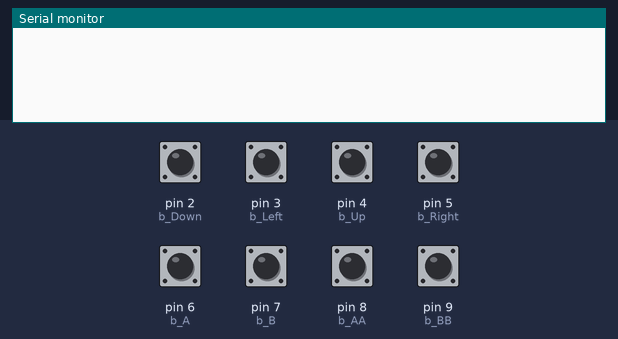
The sketch below on a simulated Arduino Uno, built with avr-gcc and run on an emulated ATmega328P. On the bench: the last lines printed to the serial monitor. The inputs (shaded band) are chosen by the test bench; at power-on: pin 2 (b_Down), pin 3 (b_Left), pin 4 (b_Up), pin 5 (b_Right), pin 6 (b_A), pin 7 (b_B), pin 8 (b_AA), pin 9 (b_BB) HIGH.

Above: at 1.2 s.
1.3 s: pin 2 (b_Down) pulled LOW for 0.15 s
At 2.3 s:
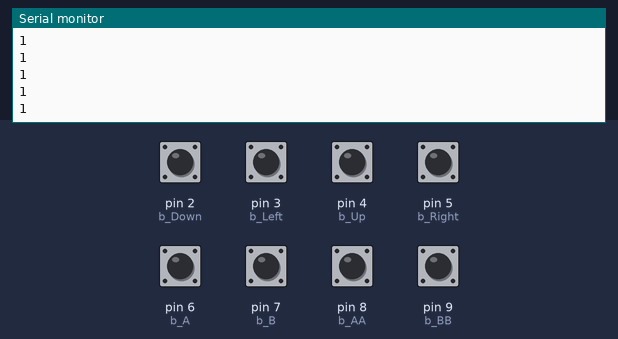
2.9 s: pin 3 (b_Left) pulled LOW for 0.15 s
At 3.5 s:
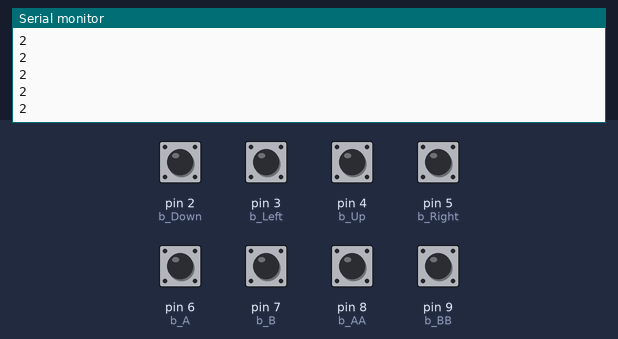
4.5 s: pin 4 (b_Up) pulled LOW for 0.15 s
At 5.8 s:
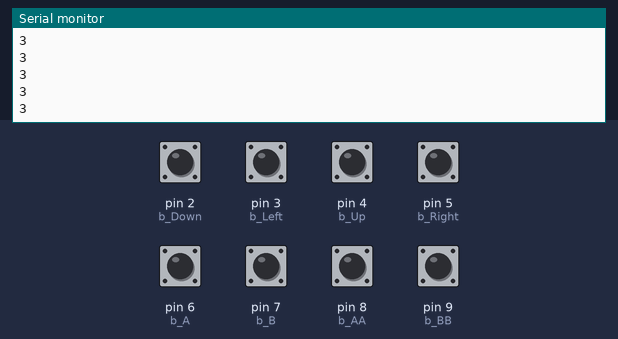
6.1 s: pin 5 (b_Right) pulled LOW for 0.15 s
At 7.1 s:
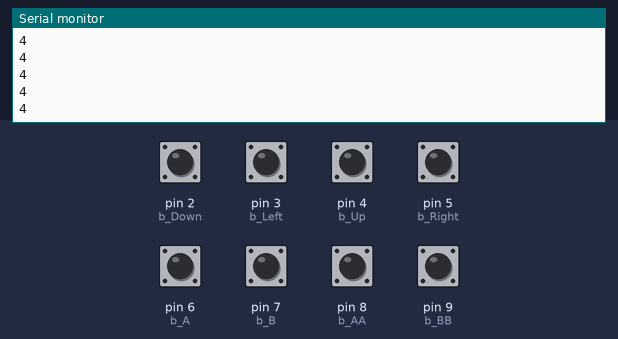
7.7 s: pin 6 (b_A) pulled LOW for 0.15 s
At 8.3 s:
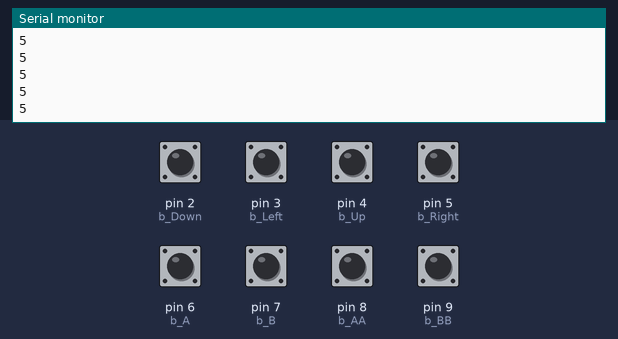
9.3 s: pin 7 (b_B) pulled LOW for 0.15 s
At 10.7 s:
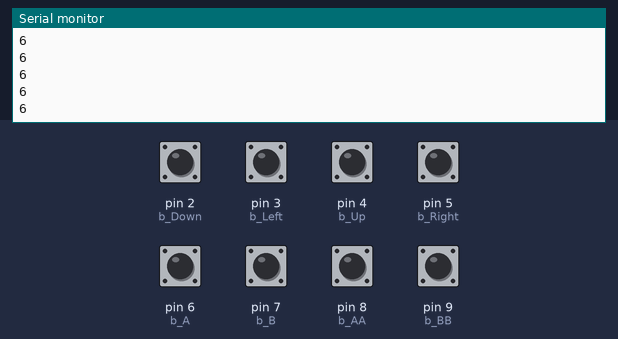
Timing chart, 0 to 11.9 s (numbered marks = the images above; inputs shaded):
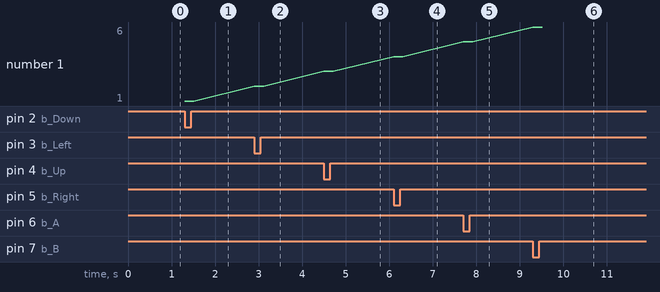

The sketch:

Assignment_4.ino
```cpp
/*
  Roman Yushchyk
  200368308
  CS 207
  ASS 4
*/

// Working Code
// Assignment 4
// Constant initiation
const int b_Down = 2; // Down botton connection
const int b_Left = 3; // Left botton connection
const int b_Up = 4;   // Up botton connection
const int b_Right = 5;// Right botton connection
const int b_A = 6;    // A botton connection
const int b_B = 7;    // B botton connection
const int b_AA = 8;   // AA botton connection
const int b_BB = 9;   // BB button connection

// Void Setep
void setup() {
  Serial.begin(9600); // Activation of a serial port 1
  pinMode(b_Down, INPUT_PULLUP); // Pin down mode assignment
  pinMode(b_Left, INPUT_PULLUP); // Pin left mode assignment
  pinMode(b_Up, INPUT_PULLUP);   // Pin up mode assignment
  pinMode(b_Right, INPUT_PULLUP);// Pin right mode assignment
  pinMode(b_AA, INPUT_PULLUP);   // Pin A mode assignment
  pinMode(b_BB, INPUT_PULLUP);   // Pin B mode assignment
  pinMode(b_A, INPUT_PULLUP);    // Pin AA mode assignment
  pinMode(b_B, INPUT_PULLUP);    // Pin BB mode assignment
}

// Void Loop
void loop() {

  if (digitalRead(b_Down) == 0) { // If button is pressed send a Serial string
    Serial.println("1");

  }

  if (digitalRead(b_Left) == 0) { // If button is pressed send a Serial string
    Serial.println("2");

  }

  if (digitalRead(b_Up) == 0) { // If button is pressed send a Serial string
    Serial.println("3");

  }

  if (digitalRead(b_Right) == 0) { // If button is pressed send a Serial string
    Serial.println("4");

  }

  if (digitalRead(b_A) == 0) { // If button is pressed send a Serial string
    Serial.println("5");

  }

  if (digitalRead(b_B) == 0) { // If button is pressed send a Serial string
    Serial.println("6");

  }

  if (digitalRead(b_AA) == 0) { // If button is pressed send a Serial string
    Serial.println("7");

  }

  if (digitalRead(b_BB) == 0) { // If button is pressed send a Serial string
    Serial.println("8");

  }
}


/*
  Code that didnt want to work properly with a current game.

  Roman Yushchyk
  200368308
  CS 207
  LAB 4


  // Assignment
  const int b_Down = 2;
  const int b_Left = 3;
  const int b_Up = 4;
  const int b_Right = 5;
  const int b_A = 6;
  const int b_B = 7;
  const int b_AA = 8;
  const int b_BB = 9;
  int down_Button_State = 1;
  int left_Button_State = 1;
  int up_Button_State = 1;
  int right_Button_State = 1;
  int a_Button_State = 1;
  int b_Button_State = 1;
  int aA_Button_State = 1;
  int bB_Button_State = 1;
  int new_Button_State = 1;

  // Void Setep
  void setup() {
  Serial.begin(9600);
  pinMode(b_Down, INPUT_PULLUP);
  pinMode(b_Left, INPUT_PULLUP);
  pinMode(b_Up, INPUT_PULLUP);
  pinMode(b_Right, INPUT_PULLUP);
  pinMode(b_AA, INPUT_PULLUP);
  pinMode(b_BB, INPUT_PULLUP);
  pinMode(b_A, INPUT_PULLUP);
  pinMode(b_B, INPUT_PULLUP);
  }

  // Void Loop
  void loop() {

  new_Button_State = digitalRead(b_Down);
  if (new_Button_State != down_Button_State) {
    Serial.println("1");
    down_Button_State = new_Button_State;
    // Serial.println("You pressed Down button");
  }


  new_Button_State = digitalRead(b_Left);
  if (new_Button_State != left_Button_State) {
    Serial.println("2");
     left_Button_State = new_Button_State;
    // Serial.println("You pressed Left buttoon");
  }

  new_Button_State = digitalRead(b_Up);
  if (new_Button_State != up_Button_State) {
    Serial.println("3");
     up_Button_State = new_Button_State;
    // Serial.println("You pressed Up button");
  }

  new_Button_State = digitalRead(b_Right);
  if (new_Button_State != right_Button_State) {
    Serial.println("4");
     right_Button_State = new_Button_State;
    // Serial.println("You pressed Right button");
  }

  new_Button_State = digitalRead(b_A);
  if (new_Button_State != a_Button_State) {
    Serial.println("5");
     a_Button_State = new_Button_State;
    // Serial.println("You pressed Fire Button");
  }

  new_Button_State = digitalRead(b_B);
  if (new_Button_State != b_Button_State) {
    Serial.println("6");
     b_Button_State = new_Button_State;
    //  Serial.println("You pressed Run button");
  }

  new_Button_State = digitalRead(b_AA);
  if (new_Button_State != aA_Button_State) {
    Serial.println("7");
     aA_Button_State = new_Button_State;
    // Serial.println("You pressed Rapid Fire button");
  }

  new_Button_State = digitalRead(b_BB);
  if (new_Button_State != bB_Button_State) {
    Serial.println("8");
     bB_Button_State = new_Button_State;
    // Serial.println("You pressed Constant Run button");
  }
  }
*/
```

Measured:
- after the input at 1.3 s, the serial monitor: prints a new line at once (image 1)
- after the input at 2.9 s, the serial monitor: prints a new line at once (image 2)
- after the input at 4.5 s, the serial monitor: prints a new line at once (image 3)
- after the input at 6.1 s, the serial monitor: prints a new line at once (image 4)
- after the input at 7.7 s, the serial monitor: prints a new line at once (image 5)
- after the input at 9.3 s, the serial monitor: prints a new line at once (image 6)
- plotted number 1: 1 → 2 after the input at 2.9 s, 2 → 3 after the input at 4.5 s, 3 → 4 after the input at 6.1 s, 4 → 5 after the input at 7.7 s, 5 → 6 after the input at 9.3 s
